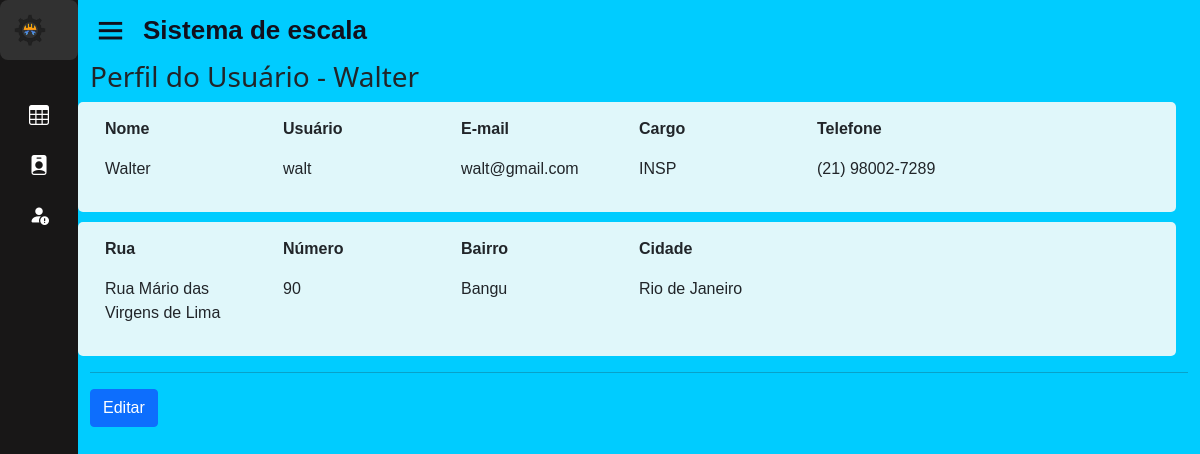
Page /home.php?page=perfil_func&msg=2 (signed in) on the earlier database version.
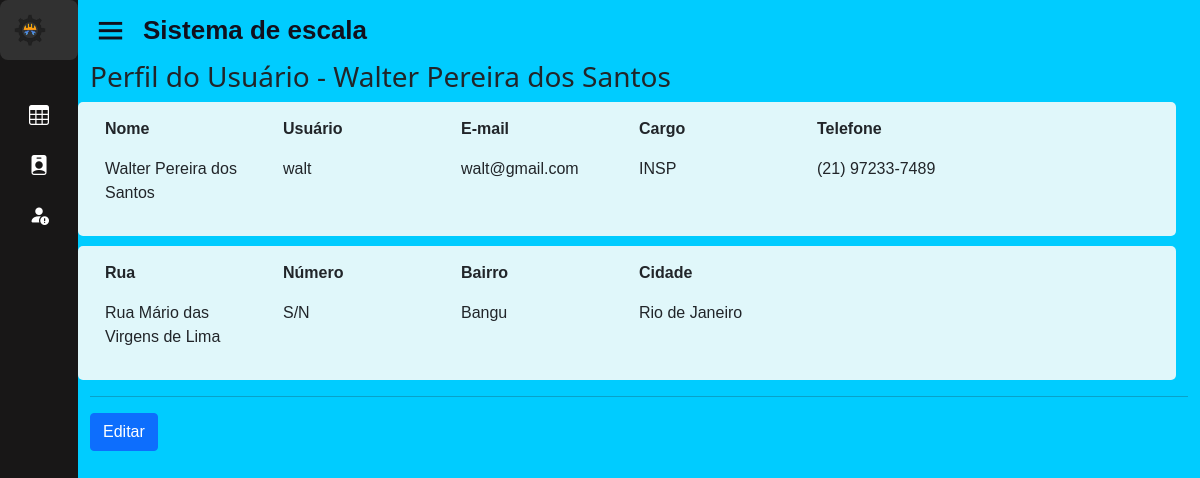
Same page on the later database version.
### tables this page shows
CREATE TABLE IF NOT EXISTS `usuarios` (
  `id` int(11) unsigned NOT NULL AUTO_INCREMENT,
  `nome` varchar(50) NOT NULL,
  `usuario` varchar(25) NOT NULL,
  `senha` varchar(40) NOT NULL,
  `email` varchar(100) NOT NULL,
  `nivel` int(1) unsigned NOT NULL DEFAULT 1,
  `ativo` tinyint(1) NOT NULL DEFAULT 1,
  `dt_cadastro` datetime NOT NULL,
  `id_func` int(11) DEFAULT NULL,
  PRIMARY KEY (`id`),
  UNIQUE KEY `usuario` (`usuario`),
  KEY `nivel` (`nivel`),
  KEY `FK_usuarios_funcionario` (`id_func`),
  CONSTRAINT `FK_usuarios_funcionario` FOREIGN KEY (`id_func`) REFERENCES `funcionario` (`id_func`) ON DELETE CASCADE ON UPDATE CASCADE
);

CREATE TABLE IF NOT EXISTS `funcionario` (
  `id_func` int(11) NOT NULL AUTO_INCREMENT,
  `nome_func` varchar(50) NOT NULL,
  `cargo_func` varchar(50) DEFAULT NULL,
  `turno` enum('diurno','noturno') DEFAULT NULL,
  `telefone_func` varchar(50) NOT NULL,
  `sexo_func` varchar(50) NOT NULL,
  `email_func` varchar(50) NOT NULL,
  `id_st` int(11) DEFAULT NULL,
  PRIMARY KEY (`id_func`) USING BTREE,
  KEY `FK_funcionario_setor` (`id_st`),
  CONSTRAINT `FK_funcionario_setor` FOREIGN KEY (`id_st`) REFERENCES `setor` (`id_st`) ON DELETE CASCADE ON UPDATE CASCADE
);

CREATE TABLE IF NOT EXISTS `endereco` (
  `id_end` int(11) NOT NULL AUTO_INCREMENT,
  `rua_end` varchar(50) DEFAULT NULL,
  `num_end` varchar(10) DEFAULT NULL,
  `compl_end` varchar(50) DEFAULT NULL,
  `cep_end` varchar(50) DEFAULT NULL,
  `bairro_end` varchar(50) DEFAULT NULL,
  `cidade_end` varchar(50) DEFAULT NULL,
  `estado_end` varchar(50) DEFAULT NULL,
  `id_func` int(11) DEFAULT NULL,
  PRIMARY KEY (`id_end`) USING BTREE,
  KEY `endereco_ibfk_1` (`id_func`) USING BTREE,
  CONSTRAINT `endereco_ibfk_1` FOREIGN KEY (`id_func`) REFERENCES `funcionario` (`id_func`) ON DELETE CASCADE ON UPDATE CASCADE
);

### sis/funcionario_perfil/perfil_func.php (the view, shortened to what this page needs)
<?php
$id = (int) $_SESSION['UsuarioID'];
$con = mysqli_connect('localhost', 'root', '', 'sisescala');
$sql = mysqli_query($con, "
    SELECT *
    FROM usuarios
    INNER JOIN funcionario ON usuarios.id_func = funcionario.id_func
    INNER JOIN endereco ON endereco.id_func = funcionario.id_func
    WHERE usuarios.id = $id
");
$row = mysqli_fetch_array($sql);
?>
<div id="main" class="container-fluid">
    <h3 class="page-header">Perfil do Usuário - <?php echo $row['nome'] ; ?> </h3>
    <div class="row" style="background-color: #e0f7fa; padding: 15px; border-radius: 5px;">
        <div class="col-md-2">
            <p><strong>Nome</strong></p>
            <p><?php echo $row['nome']; ?></p>
        </div>
        <div class="col-md-2">
            <p><strong>Usuário</strong></p>
            <p><?php echo $row['usuario']; ?></p>
        </div>
        <div class="col-md-2">
            <p><strong>E-mail</strong></p>
            <p><?php echo $row['email']; ?></p>
        </div>
        <div class="col-md-2">
            <p><strong>Cargo</strong></p>
            <p><?php echo $row['cargo_func']; ?></p>
        </div>
        <div class="col-md-2">
            <p><strong>Telefone</strong></p>
            <p><?php echo $row['telefone_func']; ?></p>
        </div>
    </div>
    <div class="row" style="background-color: #e0f7fa; padding: 15px; margin-top: 10px; border-radius: 5px;">
        <div class="col-md-2">
            <p><strong>Rua</strong></p>
            <p><?php echo $row['rua_end']; ?></p>
        </div>
        <div class="col-md-2">
            <p><strong>Número</strong></p>
            <p><?php echo $row['num_end']; ?></p>
        </div>
        <div class="col-md-2">
            <p><strong>Bairro</strong></p>
            <p><?php echo $row['bairro_end']; ?></p>
        </div>
        <div class="col-md-2">
            <p><strong>Cidade</strong></p>
            <p><?php echo $row['cidade_end']; ?></p>
        </div>
    </div>
    <hr/>
    <div id="actions" class="row">
        <div class="col-md-12">
            <?php echo "<a href=?page=fedita_usu2&id=".$row['id']." class='btn btn-primary'>Editar</a>"; ?>
        </div>
    </div>
</div>

Differences in the rows shown:
changed usuarios "walt": nome "Walter" → "Walter Pereira dos Santos"; id_func.telefone_func "(21) 98002-7289" → "(21) 97233-7489"; endereco.num_end "90" → "S/N"
